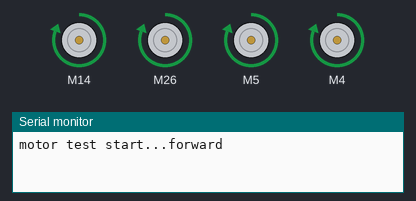
Simulated run of this sketch. Board: ESP32. On the bench: 4 × DC motor (green arrow = forward, orange = backward, longer = faster), the last lines printed to the serial monitor.

Above: at 0.5 s.
At 1.5 s:
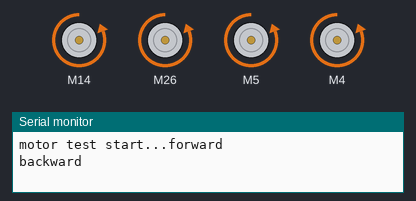
At 2.5 s:
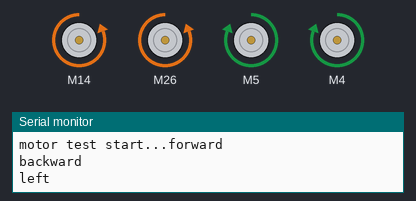
At 3.5 s:
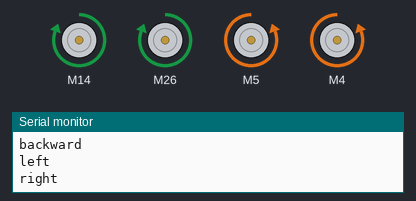
Timing chart, 0 to 5.2 s (numbered marks = the images above):
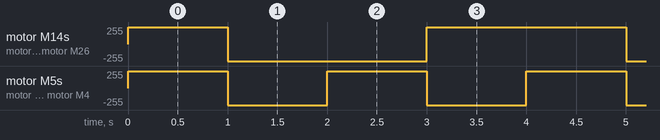

The sketch:

100_get_started.ino
```cpp
// install TB6612FNG library
//https://github.com/vincasmiliunas/ESP32-Arduino-TB6612FNG

#include <TB6612FNG.h>

#define MSLEEP  16
#define IA1     14
#define IB1     12
#define PWM1    13
#define IA2     27
#define IB2     26
#define PWM2    25
#define IA3     17
#define IB3     5
#define PWM3    18
#define IA4     4
#define IB4     2
#define PWM4    15

Tb6612fng motors1(16, 14, 12, 13, 26, 27, 25);
Tb6612fng motors2(16, 5, 17, 18, 4, 2, 15);
void go_forward(){
  Serial.println("forward");
  motors1.drive(1);
  motors2.drive(1);
}

void go_backward(){
  Serial.println("backward");
  motors1.drive(-1);
  motors2.drive(-1);
}

void turn_right(){
  Serial.println("right");
  motors1.drive(1);
  motors2.drive(-1);
}

void turn_left(){
  Serial.println("left");
  motors1.drive(-1);
  motors2.drive(1);
}

void stop(){
  Serial.println("stop");
  motors1.drive(0);
  motors2.drive(0);
  delay(200);
}

void setup() {
  Serial.begin(115200);
  Serial.print("motor test start...");

  motors1.begin();
  motors2.begin();

}

void loop() {
    go_forward();
    delay(1000);
    go_backward();
    delay(1000);
    turn_left();
    delay(1000);
    turn_right();
    delay(1000);
}
```

Measured:
- by itself, motor M14, motor M26: repeats every 4.0 s: backward 255/255 2.0 s, forward 255/255 2.0 s
- by itself, motor M5, motor M4: alternates forward 255/255 for 1.0 s and backward 255/255 for 1.0 s
